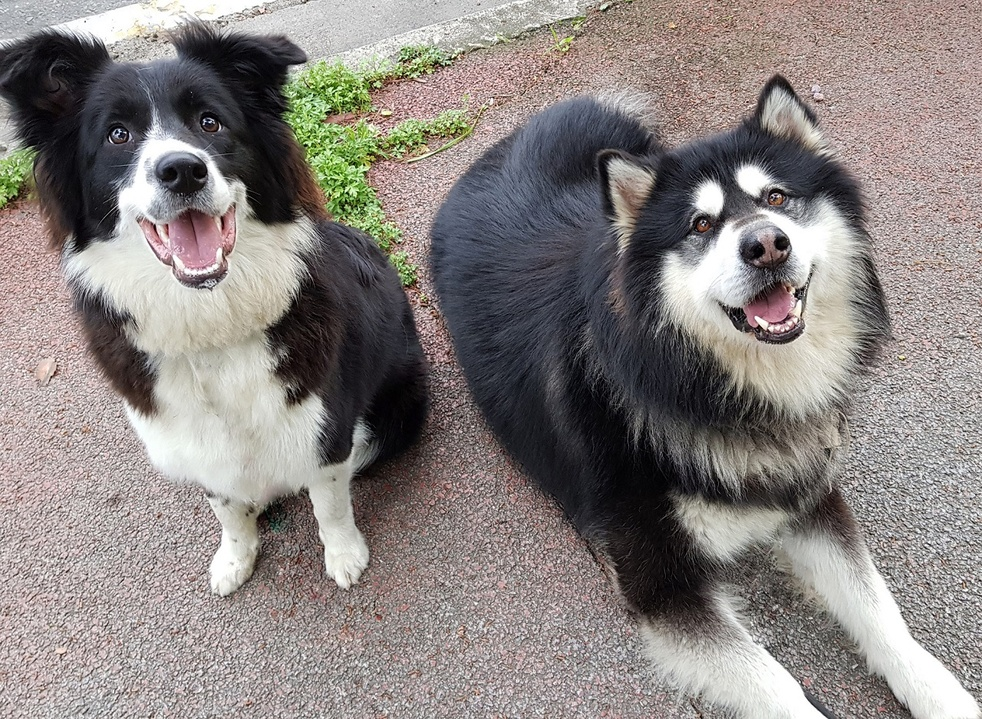
#> input picture HELLO_PYTHON/day12/dogs.jpg, 982 x 719 px, shrunk from 1280 x 937 before the run
$ python mycv12_Line.py
#> lines starting #> are read from the running program, lines starting #| are printed output that depends on the picture; after the words box and inside, x2 and y2 are one past the last pixel; in counts of white or black regions, pixels touching at a corner belong together
import cv2
import matplotlib.pyplot as plt

img = cv2.imread('dogs.jpg', cv2.IMREAD_COLOR)
#> img is the input picture: shape (719, 982, 3); mean B, G, R 128.7, 131.3, 137.5
print(img)
#> (printed output is left out)

img = cv2.line(img, (50,50),(150,50), (0,0,255), 5)
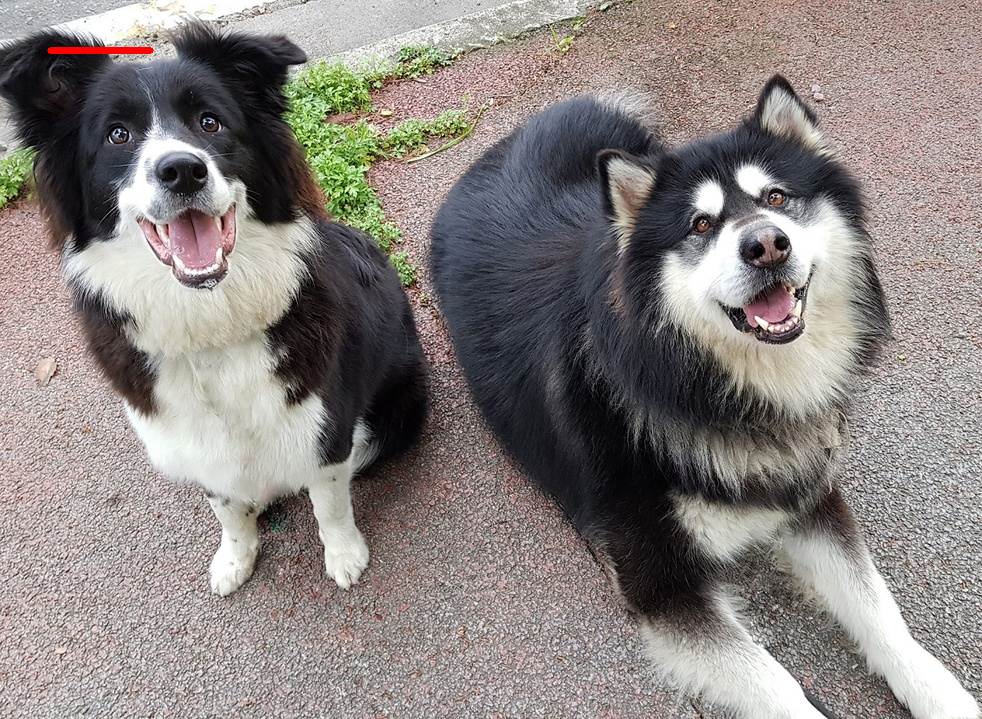
#> img: shape (719, 982, 3); 0.1% of pixels changed, all inside (x1, y1, x2, y2) = (47, 47, 154, 54)

cv2.imshow('color', img)

cv2.waitKey(0)

cv2.destroyAllWindows()
